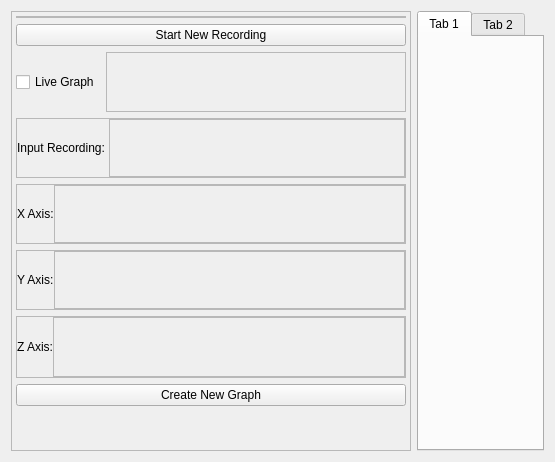
     <widget class="QWidget" name="Graphing">
      <attribute name="title">
       <string>Graph Creator</string>
      </attribute>
      <layout class="QGridLayout" name="gridLayout">
       <item row="0" column="0">
        <widget class="QFrame" name="GrapherProperties">
         <property name="sizePolicy">
          <sizepolicy hsizetype="Maximum" vsizetype="Preferred">
           <horstretch>0</horstretch>
           <verstretch>0</verstretch>
          </sizepolicy>
         </property>
         <property name="minimumSize">
          <size>
           <width>400</width>
           <height>0</height>
          </size>
         </property>
         <property name="maximumSize">
          <size>
           <width>400</width>
           <height>16777215</height>
          </size>
         </property>
         <property name="frameShape">
          <enum>QFrame::Shape::StyledPanel</enum>
         </property>
         <property name="frameShadow">
          <enum>QFrame::Shadow::Raised</enum>
         </property>
         <layout class="QGridLayout" name="gridLayout_7">
          <property name="leftMargin">
           <number>4</number>
          </property>
          <property name="topMargin">
           <number>4</number>
          </property>
          <property name="rightMargin">
           <number>4</number>
          </property>
          <property name="bottomMargin">
           <number>4</number>
          </property>
          <item row="2" column="0" colspan="2">
           <widget class="QFrame" name="RecordedFieldsContainer">
            <property name="sizePolicy">
             <sizepolicy hsizetype="Preferred" vsizetype="Maximum">
              <horstretch>0</horstretch>
              <verstretch>0</verstretch>
             </sizepolicy>
            </property>
            <property name="frameShape">
             <enum>QFrame::Shape::StyledPanel</enum>
            </property>
            <property name="frameShadow">
             <enum>QFrame::Shadow::Raised</enum>
            </property>
            <layout class="QGridLayout" name="gridLayout_10">
             <property name="leftMargin">
              <number>0</number>
             </property>
             <property name="topMargin">
              <number>0</number>
             </property>
             <property name="rightMargin">
              <number>0</number>
             </property>
             <property name="bottomMargin">
              <number>0</number>
             </property>
             <property name="spacing">
              <number>0</number>
             </property>
            </layout>
           </widget>
          </item>
          <item row="17" column="0" colspan="2">
           <widget class="QPushButton" name="CreateNewGraph">
            <property name="sizePolicy">
             <sizepolicy hsizetype="Preferred" vsizetype="Fixed">
              <horstretch>0</horstretch>
              <verstretch>0</verstretch>
             </sizepolicy>
            </property>
            <property name="minimumSize">
             <size>
              <width>0</width>
              <height>0</height>
             </size>
            </property>
            <property name="text">
             <string>Create New Graph</string>
            </property>
           </widget>
          </item>
          <item row="11" column="0" colspan="2">
           <widget class="QFrame" name="YAxisSelector">
            <property name="sizePolicy">
             <sizepolicy hsizetype="Preferred" vsizetype="Minimum">
              <horstretch>0</horstretch>
              <verstretch>0</verstretch>
             </sizepolicy>
            </property>
            <property name="minimumSize">
             <size>
              <width>0</width>
              <height>60</height>
             </size>
            </property>
            <property name="frameShape">
             <enum>QFrame::Shape::StyledPanel</enum>
            </property>
            <property name="frameShadow">
             <enum>QFrame::Shadow::Raised</enum>
            </property>
            <layout class="QGridLayout" name="gridLayout_12">
             <property name="leftMargin">
              <number>0</number>
             </property>
             <property name="topMargin">
              <number>0</number>
             </property>
             <property name="rightMargin">
              <number>0</number>
             </property>
             <property name="bottomMargin">
              <number>0</number>
             </property>
             <property name="spacing">
              <number>0</number>
             </property>
             <item row="0" column="0">
              <widget class="QLabel" name="label_2">
               <property name="sizePolicy">
                <sizepolicy hsizetype="Fixed" vsizetype="Preferred">
                 <horstretch>0</horstretch>
                 <verstretch>0</verstretch>
                </sizepolicy>
               </property>
               <property name="text">
                <string>Y Axis:</string>
               </property>
              </widget>
             </item>
             <item row="0" column="1">
              <widget class="QFrame" name="YAxisComboContainer">
               <property name="sizePolicy">
                <sizepolicy hsizetype="Preferred" vsizetype="Minimum">
                 <horstretch>0</horstretch>
                 <verstretch>0</verstretch>
                </sizepolicy>
               </property>
               <property name="frameShape">
                <enum>QFrame::Shape::StyledPanel</enum>
               </property>
               <property name="frameShadow">
                <enum>QFrame::Shadow::Raised</enum>
               </property>
               <layout class="QGridLayout" name="gridLayout_16">
                <property name="leftMargin">
                 <number>0</number>
                </property>
                <property name="topMargin">
                 <number>0</number>
                </property>
                <property name="rightMargin">
                 <number>0</number>
                </property>
                <property name="bottomMargin">
                 <number>0</number>
                </property>
                <property name="spacing">
                 <number>0</number>
                </property>
               </layout>
              </widget>
             </item>
            </layout>
           </widget>
          </item>
          <item row="12" column="0" colspan="2">
           <widget class="QFrame" name="ZAxisSelector">
            <property name="sizePolicy">
             <sizepolicy hsizetype="Preferred" vsizetype="Minimum">
              <horstretch>0</horstretch>
              <verstretch>0</verstretch>
             </sizepolicy>
            </property>
            <property name="frameShape">
             <enum>QFrame::Shape::StyledPanel</enum>
            </property>
            <property name="frameShadow">
             <enum>QFrame::Shadow::Raised</enum>
            </property>
            <layout class="QGridLayout" name="gridLayout_13">
             <property name="leftMargin">
              <number>0</number>
             </property>
             <property name="topMargin">
              <number>0</number>
             </property>
             <property name="rightMargin">
              <number>0</number>
             </property>
             <property name="bottomMargin">
              <number>0</number>
             </property>
             <property name="spacing">
              <number>0</number>
             </property>
             <item row="0" column="0">
              <widget class="QLabel" name="label_3">
               <property name="sizePolicy">
                <sizepolicy hsizetype="Fixed" vsizetype="Preferred">
                 <horstretch>0</horstretch>
                 <verstretch>0</verstretch>
                </sizepolicy>
               </property>
               <property name="text">
                <string>Z Axis:</string>
               </property>
              </widget>
             </item>
             <item row="0" column="1">
              <widget class="QFrame" name="ZAxisComboContainer">
               <property name="sizePolicy">
                <sizepolicy hsizetype="Preferred" vsizetype="Minimum">
                 <horstretch>0</horstretch>
                 <verstretch>0</verstretch>
                </sizepolicy>
               </property>
               <property name="minimumSize">
                <size>
                 <width>0</width>
                 <height>60</height>
                </size>
               </property>
               <property name="frameShape">
                <enum>QFrame::Shape::StyledPanel</enum>
               </property>
               <property name="frameShadow">
                <enum>QFrame::Shadow::Raised</enum>
               </property>
               <layout class="QGridLayout" name="gridLayout_17">
                <property name="leftMargin">
                 <number>0</number>
                </property>
                <property name="topMargin">
                 <number>0</number>
                </property>
                <property name="rightMargin">
                 <number>0</number>
                </property>
                <property name="bottomMargin">
                 <number>0</number>
                </property>
                <property name="spacing">
                 <number>0</number>
                </property>
               </layout>
              </widget>
             </item>
            </layout>
           </widget>
          </item>
          <item row="6" column="0">
           <widget class="QCheckBox" name="LiveGraph">
            <property name="sizePolicy">
             <sizepolicy hsizetype="Fixed" vsizetype="Fixed">
              <horstretch>0</horstretch>
              <verstretch>0</verstretch>
             </sizepolicy>
            </property>
            <property name="text">
             <string>Live Graph</string>
            </property>
           </widget>
          </item>
          <item row="6" column="1">
           <widget class="QFrame" name="GraphTypeContainer">
            <property name="minimumSize">
             <size>
              <width>0</width>
              <height>60</height>
             </size>
            </property>
            <property name="frameShape">
             <enum>QFrame::Shape::StyledPanel</enum>
            </property>
            <property name="frameShadow">
             <enum>QFrame::Shadow::Raised</enum>
            </property>
            <layout class="QGridLayout" name="gridLayout_18">
             <property name="leftMargin">
              <number>0</number>
             </property>
             <property name="topMargin">
              <number>0</number>
             </property>
             <property name="rightMargin">
              <number>0</number>
             </property>
             <property name="bottomMargin">
              <number>0</number>
             </property>
             <property name="spacing">
              <number>0</number>
             </property>
            </layout>
           </widget>
          </item>
          <item row="10" column="0" colspan="2">
           <widget class="QFrame" name="XAxisSelector">
            <property name="sizePolicy">
             <sizepolicy hsizetype="Preferred" vsizetype="Minimum">
              <horstretch>0</horstretch>
              <verstretch>0</verstretch>
             </sizepolicy>
            </property>
            <property name="minimumSize">
             <size>
              <width>0</width>
              <height>60</height>
             </size>
            </property>
            <property name="frameShape">
             <enum>QFrame::Shape::StyledPanel</enum>
            </property>
            <property name="frameShadow">
             <enum>QFrame::Shadow::Raised</enum>
            </property>
            <layout class="QGridLayout" name="gridLayout_11">
             <property name="leftMargin">
              <number>0</number>
             </property>
             <property name="topMargin">
              <number>0</number>
             </property>
             <property name="rightMargin">
              <number>0</number>
             </property>
             <property name="bottomMargin">
              <number>0</number>
             </property>
             <property name="spacing">
              <number>0</number>
             </property>
             <item row="0" column="0">
              <widget class="QLabel" name="label">
               <property name="sizePolicy">
                <sizepolicy hsizetype="Fixed" vsizetype="Preferred">
                 <horstretch>0</horstretch>
                 <verstretch>0</verstretch>
                </sizepolicy>
               </property>
               <property name="text">
                <string>X Axis:</string>
               </property>
              </widget>
             </item>
             <item row="0" column="1">
              <widget class="QFrame" name="XAxisComboContainer">
               <property name="sizePolicy">
                <sizepolicy hsizetype="Preferred" vsizetype="Minimum">
                 <horstretch>0</horstretch>
                 <verstretch>0</verstretch>
                </sizepolicy>
               </property>
               <property name="frameShape">
                <enum>QFrame::Shape::StyledPanel</enum>
               </property>
               <property name="frameShadow">
                <enum>QFrame::Shadow::Raised</enum>
               </property>
               <layout class="QGridLayout" name="gridLayout_15">
                <property name="leftMargin">
                 <number>0</number>
                </property>
                <property name="topMargin">
                 <number>0</number>
                </property>
                <property name="rightMargin">
                 <number>0</number>
                </property>
                <property name="bottomMargin">
                 <number>0</number>
                </property>
                <property name="spacing">
                 <number>0</number>
                </property>
               </layout>
              </widget>
             </item>
            </layout>
           </widget>
          </item>
          <item row="4" column="0" colspan="2">
           <widget class="QPushButton" name="StartRecording">
            <property name="text">
             <string>Start New Recording</string>
            </property>
           </widget>
          </item>
          <item row="8" column="0" colspan="2">
           <widget class="QFrame" name="InputRecordingContainer">
            <property name="sizePolicy">
             <sizepolicy hsizetype="Preferred" vsizetype="Minimum">
              <horstretch>0</horstretch>
              <verstretch>0</verstretch>
             </sizepolicy>
            </property>
            <property name="minimumSize">
             <size>
              <width>0</width>
              <height>60</height>
             </size>
            </property>
            <property name="frameShape">
             <enum>QFrame::Shape::StyledPanel</enum>
            </property>
            <property name="frameShadow">
             <enum>QFrame::Shadow::Raised</enum>
            </property>
            <layout class="QGridLayout" name="gridLayout_14">
             <property name="leftMargin">
              <number>0</number>
             </property>
             <property name="topMargin">
              <number>0</number>
             </property>
             <property name="rightMargin">
              <number>0</number>
             </property>
             <property name="bottomMargin">
              <number>0</number>
             </property>
             <property name="horizontalSpacing">
              <number>4</number>
             </property>
             <property name="verticalSpacing">
              <number>0</number>
             </property>
             <item row="0" column="0">
              <widget class="QLabel" name="label_4">
               <property name="sizePolicy">
                <sizepolicy hsizetype="Fixed" vsizetype="Preferred">
                 <horstretch>0</horstretch>
                 <verstretch>0</verstretch>
                </sizepolicy>
               </property>
               <property name="text">
                <string>Input Recording:</string>
               </property>
              </widget>
             </item>
             <item row="0" column="1">
              <widget class="QFrame" name="InputRecordingComboContainer">
               <property name="sizePolicy">
                <sizepolicy hsizetype="Preferred" vsizetype="Minimum">
                 <horstretch>0</horstretch>
                 <verstretch>0</verstretch>
                </sizepolicy>
               </property>
               <property name="maximumSize">
                <size>
                 <width>16777215</width>
                 <height>16777215</height>
                </size>
               </property>
               <property name="frameShape">
                <enum>QFrame::Shape::StyledPanel</enum>
               </property>
               <property name="frameShadow">
                <enum>QFrame::Shadow::Raised</enum>
               </property>
               <layout class="QGridLayout" name="gridLayout_9">
                <property name="leftMargin">
                 <number>0</number>
                </property>
                <property name="topMargin">
                 <number>0</number>
                </property>
                <property name="rightMargin">
                 <number>0</number>
                </property>
                <property name="bottomMargin">
                 <number>0</number>
                </property>
               </layout>
              </widget>
             </item>
            </layout>
           </widget>
          </item>
          <item row="18" column="0" colspan="2">
           <spacer name="verticalSpacer">
            <property name="orientation">
             <enum>Qt::Orientation::Vertical</enum>
            </property>
            <property name="sizeHint" stdset="0">
             <size>
              <width>20</width>
              <height>40</height>
             </size>
            </property>
           </spacer>
          </item>
         </layout>
        </widget>
       </item>
       <item row="0" column="2">
        <widget class="QTabWidget" name="Graphs">
         <property name="currentIndex">
          <number>0</number>
         </property>
         <widget class="QWidget" name="tab">
          <attribute name="title">
           <string>Tab 1</string>
          </attribute>
         </widget>
         <widget class="QWidget" name="tab_2">
          <property name="enabled">
           <bool>true</bool>
          </property>
          <attribute name="title">
           <string>Tab 2</string>
          </attribute>
         </widget>
        </widget>
       </item>
      </layout>
     </widget>
